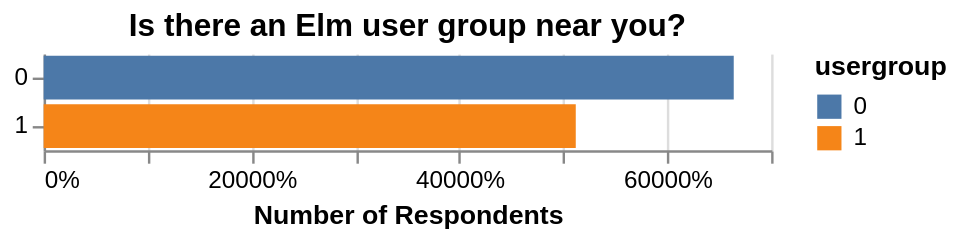

Source (Vega-Lite JSON):
### Vega-Lite specification from a JSON file in a GitHub repository (floating-point values rounded to 4 significant figures)
{"$schema": "https://vega.github.io/schema/vega-lite/v3.json", "title": "Is there an Elm user group near you?", "data": {"values": "usergroup,count,year\n0,664,2018\n1,512,2018\n", "format": {"type": "csv"}}, "config": {"view": {"stroke": "transparent"}, "axis": {"domainWidth": 1}}, "encoding": {"x": {"field": "count", "type": "quantitative", "axis": {"title": "Number of Respondents"}, "stack": "normalize", "aggregate": "sum"}, "y": {"field": "usergroup", "type": "nominal", "axis": {"title": null}, "sort": {"field": "count", "order": "descending", "op": "sum"}}, "color": {"field": "usergroup", "type": "nominal"}}, "mark": "bar"}
